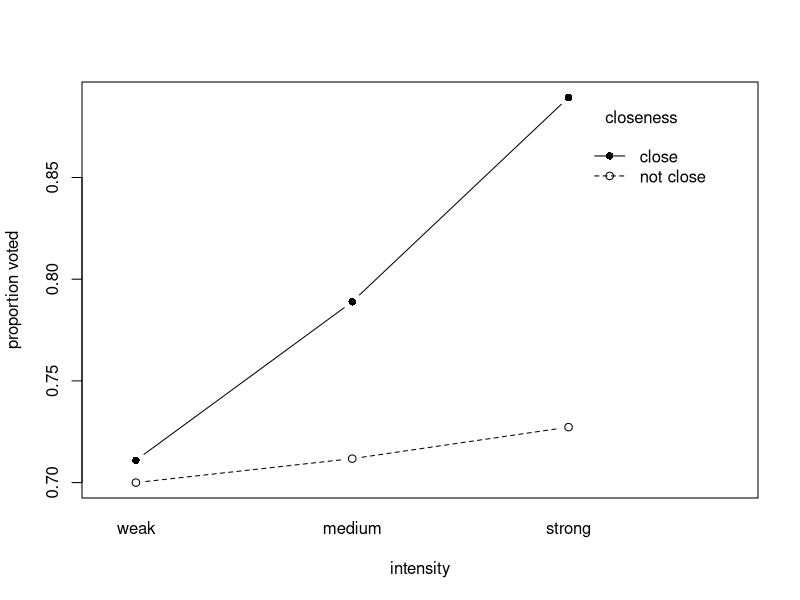
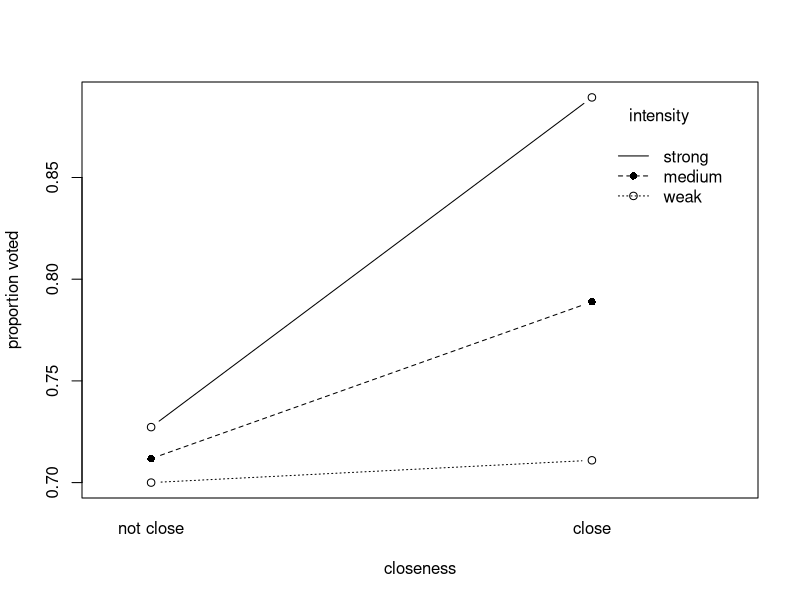
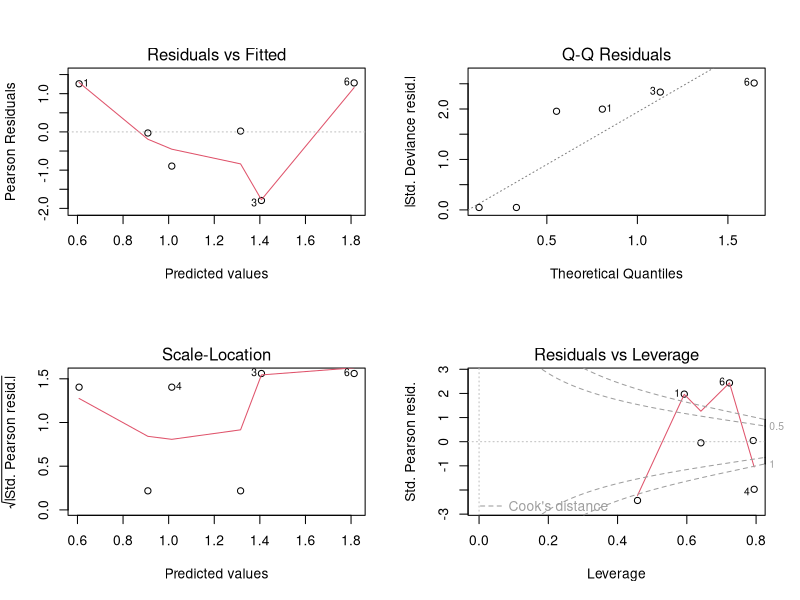

Generate these figures, in order, with R:


###############
#STATISTICA III
###############

#____________________________________
#     LEZIONE 3: binomial regression
#____________________________________


#-----------------------------------------------------------------------------
#Binomial regression: secondo esempio. Dati in forma di tabella di contingenza
#------------------------------------------------------------------------------

#Dataset proveniente da "The American Voter" (Campbell et al.)
#Risposta dicotomica: ha votato/non ha votato
#Esplicative: 1. closeness (vicinanza percepita delle elezioni): non vicino/vicino
#             2. intensity (intensita' della preferenza elettorale): debole, media, forte

#                            voted            did not vote
# closeness   intensity
# not close    weak           91                  39
#              medium         121                 49
#              strong         64                  24

# close        weak           214                 87
#              medium         284                 76
#              strong         201                 25



#data entry
#-----------
(closeness<-factor(rep(c("not close","close"),c(3,3)),levels=c("not close","close")))
(intensity<-factor(rep(c("weak","medium","strong"),2),levels=c("weak","medium","strong")))
voted<-c(91,121,64,214,284,201)
did.not.vote<-c(39,49,24,87,76,25)
(data.vote<-data.frame(closeness,intensity,voted,did.not.vote))


(n<-sum(data.vote$voted+data.vote$did.not.vote))
(m<-length(closeness))
(n.i<-data.vote$voted+data.vote$did.not.vote)
(y.i<-data.vote$voted/n.i)


#interaction.plot
#-----------------
#E' un grafico molto informativo quando le esplicative sono 2 fattori: il
#primo e' messo sull'asse orizzontale, il secondo definisce una variabile 
#che distingue i gruppi. Per ogni combinazione dei due fattori viene disegnato
#il valore medio della terza variabile


with(data.vote,interaction.plot(intensity,closeness,voted/(voted+did.not.vote),
                                ylab="proportion voted",type="b",pch=c(1,16)))
with(data.vote,interaction.plot(closeness,intensity,voted/(voted+did.not.vote),
                                ylab="proportion voted",type="b",pch=c(1,16)))

#stima del modello
#-----------------
binomial.mod<-glm(cbind(voted, did.not.vote)~closeness*intensity,family=binomial,data=data.vote)

summary(binomial.mod)


#si tratta del modello saturo: m=6 e i parametri beta da stimare sono 6 (intercetta,
#3 effetti principali e due interazioni).

#i residui sono nulli e i valori osservati coincidono con quelli stimati

(prob.obs<-(voted/n.i))                 #frequenze relative osservate
(predict(binomial.mod,type="response")) #probabilita' stimate

# (logit.obs<-log(voted/did.not.vote))
# (predict(binomial.mod,type="link"))


#modello senza interazioni

binomial.mod2<-update(binomial.mod,.~.-closeness:intensity)
summary(binomial.mod2)

#diagnostica

par(mfrow=c(2,2))
plot(binomial.mod2)
par(mfrow=c(1,1))
#con esplicative fattori non si possono inserire trasformate

anova(binomial.mod2,binomial.mod,test="Chisq")

#E' il test basato sulla differenza delle devianze (qui D e D* coincidono)
(D1<-deviance(binomial.mod2))
(D2<-deviance(binomial.mod))
(D1-D2)
1-pchisq(D1-D2,2)

#Qui coincide con:
#Test (approssimato) per la bonta' del modello BASATO SULLA DEVIANZA
#H0: il modello e' sufficientemente vicino al modello saturo
#perche' uno dei due modelli e' quello saturo
(p.value<-1-pchisq(D1,2))

#--------------------------------------------
#E se fosse trattato come binary regression?
#--------------------------------------------

#I dati presenti nella tabella di contingenza devono essere trasformati
#in  n=1275 righe
#-----------------------------------------------------------------------

#(n<-sum(data.vote$voted+data.vote$did.not.vote))
data.vote

#proviamo a generare le prime 39 righe con closeness=not close, intensity=weak, 
#modalita' "did.not.vote" per la risposta

prova<-with(data.vote,data.frame(clo=closeness[1],inten=intensity[1],
                                 vot=rep(0,did.not.vote[1])))
str(prova)


#Costruiamo un ciclo che ripete la generazione per ognuna delle 12 celle:
#-----------------------------------------------------------------------

#Inizializzazione di un data frame vuoto. 
#Nomi delle variabili abbreviati per non fare confusione
data.vote.long<-data.frame(clo=NULL,inten=NULL,vot=NULL)

#ciclo for con iteratore che va da 1 a 6=m=numero di pattern delle esplicative
for(i in 1:6){
  rows.non.voters<-with(data.vote,data.frame(clo=closeness[i],inten=intensity[i],
                                             vot=rep(0,did.not.vote[i])))
  rows.voters<-with(data.vote,data.frame(clo=closeness[i],inten=intensity[i],
                                         vot=rep(1,voted[i])))
  data.vote.long<-rbind(data.vote.long,rows.non.voters,rows.voters)
}


str(data.vote.long)


#verifica
#---------
#tabella di contingenza a 3 entrate
xtabs(~clo+inten+vot,data=data.vote.long)

#provate a riportare il dataset nella forma originale (data.vote)


#stima del binary regression model
#-----------------------------------

binary.mod<-glm(vot~clo*inten,family=binomial,data=data.vote.long)
#OSSERVAZIONE: la sintassi e' coerente con almeno uno dei due modi in cui si stima
#con family binomial?

summary(binary.mod)
summary(binomial.mod)

#La table of coefficients e' identica (stima, SE, z e p-value)
#Le devianze, i residui di devianza e l'AIC sono diversi!!!
#IL RISULTATO AFFIDABILE E' QUELLO DATO DAL BINOMIAL MODEL

#I test basati sulle differenze tra devianze danno gli stessi risultati (distribuzione
#chi-quadro con k2-k1 gdl)

#modello senza interazioni
binary.mod2<-update(binary.mod,.~.-clo:inten)
summary(binary.mod2)
anova(binary.mod2,binary.mod,test="Chisq")


anova(binomial.mod2,binomial.mod,test="Chisq")

#Il binary.mod non e' quello saturo (6 parametri ma 1275 singole osservazioni 
#e non piu' 6 celle)

